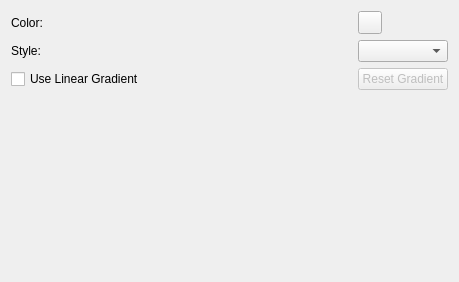
<ui version="4.0" >
 <class>FillTab</class>
 <widget class="QWidget" name="FillTab" >
  <property name="geometry" >
   <rect>
    <x>0</x>
    <y>0</y>
    <width>459</width>
    <height>282</height>
   </rect>
  </property>
  <property name="minimumSize" >
   <size>
    <width>400</width>
    <height>0</height>
   </size>
  </property>
  <property name="windowTitle" >
   <string>Form</string>
  </property>
  <layout class="QVBoxLayout" >
   <item>
    <layout class="QGridLayout" >
     <item row="0" column="0" >
      <widget class="QLabel" name="label" >
       <property name="text" >
        <string>Color:</string>
       </property>
      </widget>
     </item>
     <item row="0" column="1" >
      <widget class="Kst::ColorButton" name="_color" />
     </item>
     <item row="1" column="0" >
      <widget class="QLabel" name="label_2" >
       <property name="text" >
        <string>Style:</string>
       </property>
      </widget>
     </item>
     <item row="1" column="1" >
      <widget class="QComboBox" name="_style" />
     </item>
     <item row="2" column="0" >
      <widget class="QCheckBox" name="_useGradient" >
       <property name="text" >
        <string>Use Linear Gradient</string>
       </property>
      </widget>
     </item>
     <item row="2" column="1" >
      <widget class="QPushButton" name="_gradientReset" >
       <property name="enabled" >
        <bool>false</bool>
       </property>
       <property name="text" >
        <string>Reset Gradient</string>
       </property>
      </widget>
     </item>
    </layout>
   </item>
   <item>
    <widget class="Kst::GradientEditor" native="1" name="_gradientEditor" >
     <property name="enabled" >
      <bool>false</bool>
     </property>
     <property name="sizePolicy" >
      <sizepolicy vsizetype="Fixed" hsizetype="Fixed" >
       <horstretch>0</horstretch>
       <verstretch>0</verstretch>
      </sizepolicy>
     </property>
     <property name="minimumSize" >
      <size>
       <width>400</width>
       <height>80</height>
      </size>
     </property>
    </widget>
   </item>
   <item>
    <spacer>
     <property name="orientation" >
      <enum>Qt::Vertical</enum>
     </property>
     <property name="sizeHint" >
      <size>
       <width>20</width>
       <height>40</height>
      </size>
     </property>
    </spacer>
   </item>
  </layout>
 </widget>
 <customwidgets>
  <customwidget>
   <class>Kst::ColorButton</class>
   <extends>QToolButton</extends>
   <header>colorbutton.h</header>
  </customwidget>
  <customwidget>
   <class>Kst::GradientEditor</class>
   <extends>QWidget</extends>
   <header>gradienteditor.h</header>
  </customwidget>
 </customwidgets>
 <resources/>
 <connections/>
</ui>
